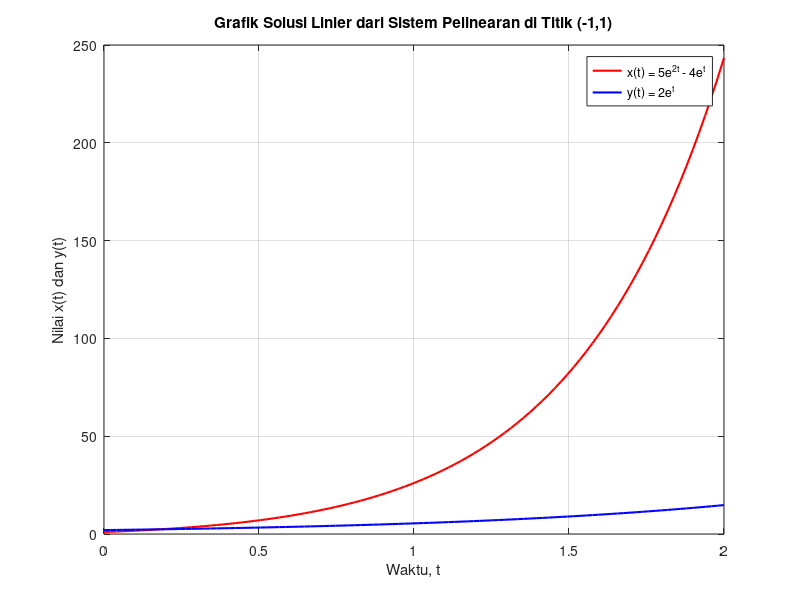

This figure's MATLAB source:
% Parameter waktu
t = linspace(0, 2, 100);  % Rentang waktu dari 0 hingga 2, dengan 100 titik data

% Solusi linier yang diperoleh dari pelinearan di titik (-1,1)
x_t = 5 * exp(2 * t) - 4 * exp(t);
y_t = 2 * exp(t);

% Membuat grafik
figure;
plot(t, x_t, 'r', 'LineWidth', 1.5);  % Grafik x(t) dalam warna merah
hold on;
plot(t, y_t, 'b', 'LineWidth', 1.5);  % Grafik y(t) dalam warna biru
hold off;

% Memberikan label dan judul
xlabel('Waktu, t');
ylabel('Nilai x(t) dan y(t)');
title('Grafik Solusi Linier dari Sistem Pelinearan di Titik (-1,1)');
legend('x(t) = 5e^{2t} - 4e^{t}', 'y(t) = 2e^{t}');
grid on;
